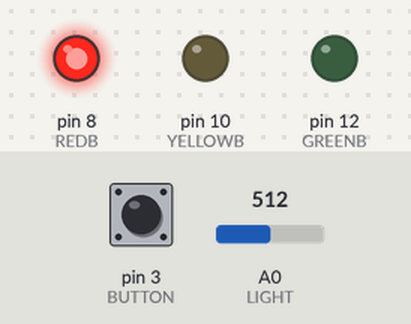
A sketch run on a simulated Arduino Uno, built with avr-gcc and run on an emulated ATmega328P. Shown: output pins drawn as LEDs (lit = HIGH). The inputs (shaded band) are chosen by the test bench; at power-on: A0 (LIGHT) = 512, pin 3 (BUTTON) HIGH.

Above: at 1.2 s.
1.3 s: A0 (LIGHT) set to 486
At 4.0 s:
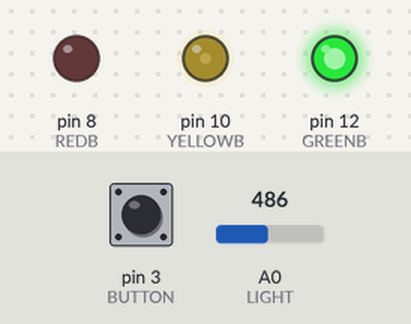
At 6.8 s:
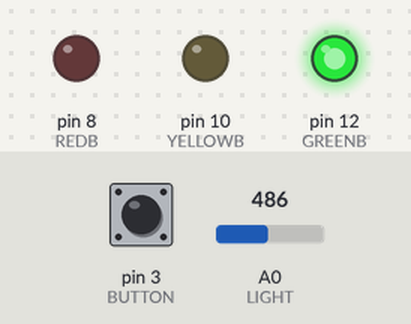
7.3 s: A0 (LIGHT) set to 490
At 10.9 s:
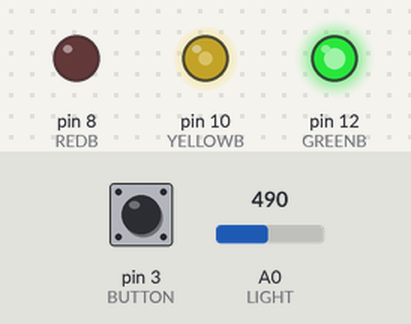
Timing chart, 0 to 24.1 s (numbered marks = the images above; inputs shaded):
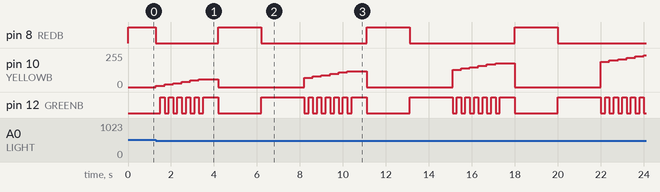

Measured:
- the behaviour switches between 500 and 499 on A0 (LIGHT) (found by bisection; images 0 and 1)
- after the input at 1.3 s, pin 8 (REDB): HIGH → LOW at once, → HIGH 2.9 s later, → LOW 2.0 s later; pin 10 (YELLOWB): rises from 0/255 to 60/255 in 2.0 s, then falls to 0/255 in 0.90 s; pin 12 (GREENB): goes 5 × (HIGH 0.20 s, LOW 0.20 s), HIGH 0.70 s, LOW 2.0 s, then HIGH, starting after 0.20 s

The sketch:

traffic.ino
```cpp
const int REDB = 8;
const int YELLOWB = 10;
const int GREENB = 12;
const int LIGHT = A0;
const int BUTTON = 3;

int analogVal = 0;
int inc = 0;

void setup() {
  // put your setup code here, to run once:
  pinMode(REDB, OUTPUT);
  pinMode(YELLOWB, OUTPUT);
  pinMode(GREENB, OUTPUT);
  pinMode(BUTTON, INPUT);
}

void loop() {
  // put your main code here, to run repeatedly:
  int buttonVal = digitalRead(BUTTON);
  analogVal = analogRead(LIGHT);

  if (analogVal > 500 and buttonVal == LOW) {
    digitalWrite(GREENB, HIGH);
    digitalWrite(REDB, LOW);
    digitalWrite(YELLOWB, LOW);
  } else if (buttonVal == LOW and analogVal <= 500) {
    digitalWrite(GREENB, HIGH);
    digitalWrite(REDB, LOW);
    digitalWrite(YELLOWB, HIGH);
    delay(500);
    digitalWrite(YELLOWB, LOW);
    delay(200);
  } else if (analogVal < 500 and buttonVal == HIGH) {

    digitalWrite(REDB, LOW);
    for ( int i = 0; i < 6; i++) {
      inc += 10;
      analogWrite(YELLOWB, inc);
      digitalWrite(GREENB, LOW);
      delay(200);
      digitalWrite(GREENB, HIGH);
      delay(200);
    }
    delay(500);
    digitalWrite(GREENB, LOW);
    digitalWrite(YELLOWB, LOW);
    digitalWrite(REDB, HIGH);
    delay(2000);
    digitalWrite(REDB, LOW);
    digitalWrite(GREENB, HIGH);
    delay(2000);

  } else {
    digitalWrite(GREENB, LOW);
    digitalWrite(REDB, HIGH);
    digitalWrite(YELLOWB, LOW);
  }


}
```
